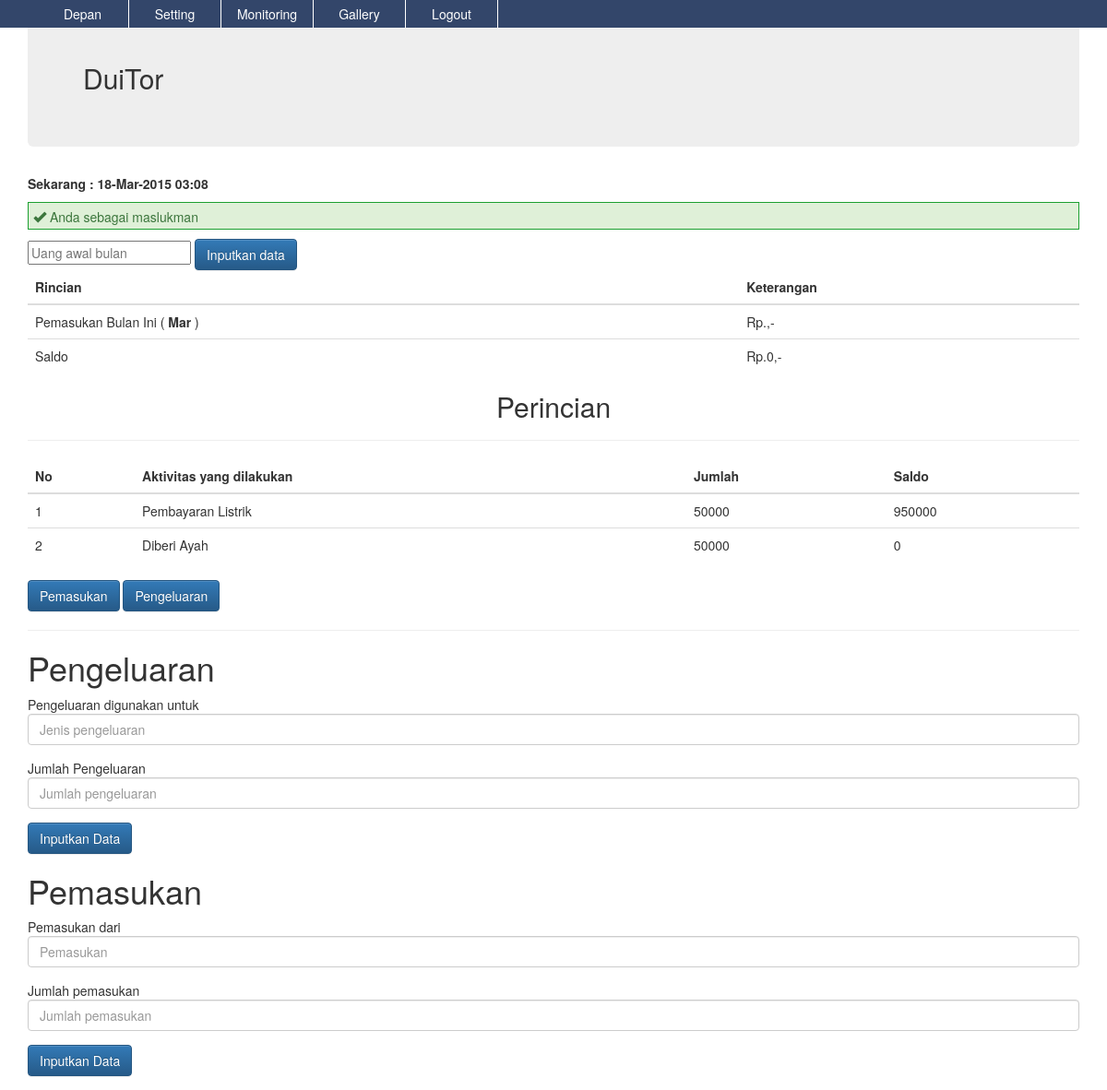
/monitoring.php (signed in), run on the app's committed database.
### tables this page shows
CREATE TABLE `detail_maslukman` (
  `id` int(11) NOT NULL AUTO_INCREMENT,
  `aktivitas` varchar(255) DEFAULT NULL,
  `jumlah` varchar(255) DEFAULT NULL,
  `saldo` varchar(255) DEFAULT NULL,
  PRIMARY KEY (`id`)
);

### monitoring.php (the view, shortened to what this page needs)
<?php
if($_SESSION['login']==''){
	include "header.php";
	echo "<p><div class='text-warning notice-danger bg-danger'>Anda harus login dahulu.</div></p>";
	echo "<a href='login.php'><button type='button' class='btn btn-md btn-success'>Login</button></a> ";
	echo "<a href='daftar.php'><button type='button' class='btn btn-md btn-primary'>Daftar</button></a>";
}
else{
	include "log_header.php";
	echo "<p><div class='text-success notice-success bg-success'><span class='glyphicon glyphicon-ok'></span> Anda sebagai ".$_SESSION['login']."</div></p>";
?>
<?php
$masukan_awal_bulan	=	$_POST['masukan_awal_bulan'];
if($masukan_awal_bulan==''){
?>
<form role="form" action="#" method="post" name="awal_bulan">
<input type="text" class="fomr-control" name='masukan_awal_bulan' placeholder='Uang awal bulan'>
<input type="submit" value="Inputkan data" class="btn btn-primary ">
</form>
<?php } ?>
<table class="table table-hover">
<thead>
	<tr>
		<th>Rincian</th>
		<th>Keterangan</th>
	</tr>
</thead>
<tbody>
	<tr>
		<td>Pemasukan Bulan Ini ( <b><?php echo date('M'); ?> </b>)</td>
		<td>Rp.<?php echo $_POST['masukan_awal_bulan']; ?>,-</td>
	</tr>
	<tr>
		<td>Saldo </td>
		<td>Rp.<?php $saldo=$saldo-$dd_keluaran+$dd_pemasukan; echo $saldo; ?>,-</td>
	</tr>
</tbody>
</table>
<h2 class="text-center">Perincian</h2><hr>
<table class="table table-hover">
<thead>
	<tr>
		<th>No</th>
		<th>Aktivitas yang dilakukan</th>
		<th>Jumlah </th>
		<th>Saldo </th>
	</tr>
</thead>
<tbody>
<?php
	$tampildata	=	mysql_query("SELECT * FROM detail_".$_SESSION['login'].";");
	while($dd=mysql_fetch_array($tampildata)){
		$a=$a+1;
		echo "<tr>";
		echo "<td>".$a."</td>";
		echo "<td>".$dd['aktivitas']."</td>";
		echo "<td>".$dd['jumlah']."</td>";
		echo "<td>".$dd['saldo']."</td>";
		echo "</tr>";
	}
?>
</tbody>
</table>
<a href="#masukan"><button type="button" class="btn btn-primary">Pemasukan</button></a>
<a href="#keluaran"><button type="button" class="btn btn-primary">Pengeluaran</button></a> <hr>
<h1>Pengeluaran</h1>
<div id="keluaran">
<form role="form" action="#masukan" method="post" name="pengeluaran">
	<div class="form-group">
		Pengeluaran digunakan untuk <br>
		<input type="text" name="gunakeluar" class="form-control" placeholder="Jenis pengeluaran">
	</div>
	<div class="form-group">
		Jumlah Pengeluaran<br>
		<input type="text" name="jmlkeluar" class="form-control" placeholder="Jumlah pengeluaran">
	</div>
	<div class="form-group">
		<input type="submit" name="out_keluar" class="btn btn-primary" value="Inputkan Data">
	</div>
</form>
</div>
<h1>Pemasukan</h1>
<div id="masukan">
<form role="form" action="#masukan" method="post" name="pengeluaran">
	<div class="form-group">
		Pemasukan dari <br>
		<input type="text" name="masuk_dari" class="form-control" placeholder="Pemasukan">
	</div>
	<div class="form-group">
		Jumlah pemasukan<br>
		<input type="text" name="jmlmasuk" class="form-control" placeholder="Jumlah pemasukan">
	</div>
	<div class="form-group">
		<input type="submit" name="in_masuk" class="btn btn-primary" value="Inputkan Data">
	</div>
</form>
</div>
<?php } ?>

### css/style.css (style rules this page uses)
.notice-success { border:1px solid #1CA031; height:30px; padding:5px; }

### data on the page
detail_maslukman: aktivitas "Pembayaran Listrik", jumlah "50000", saldo "950000"
detail_maslukman: aktivitas "Diberi Ayah", jumlah "50000", saldo "0"

### other printed values
$_SESSION['login'] "maslukman"
$saldo "0"
